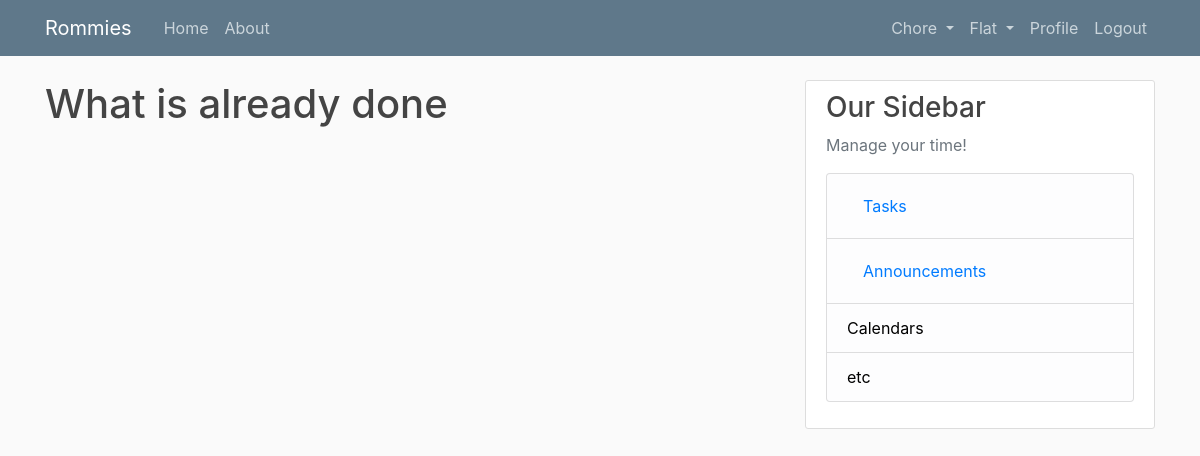
Before: /done_chores/ (signed in) with the older database file.
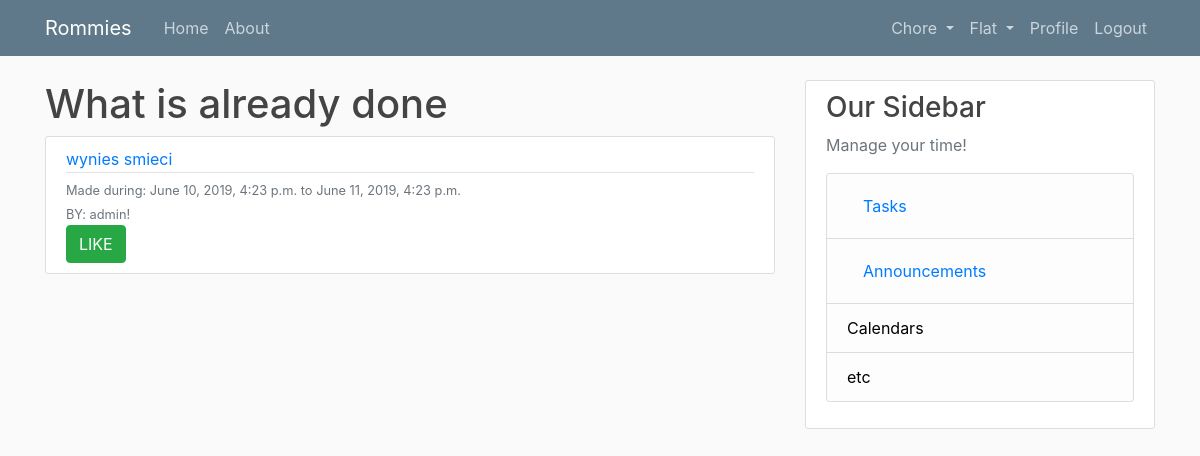
After: the same page with the newer database file.
### flat/models.py (models this page shows)
class SpecificChore(models.Model):
    user = models.ForeignKey(User, on_delete=models.CASCADE)
    flat = models.ForeignKey(Flat, on_delete=models.CASCADE)
    start = models.DateTimeField()
    end = models.DateTimeField()
    name = models.CharField(max_length=100)
    completed = models.BooleanField(default=False)
    likes = models.IntegerField(default=0)

### users/models.py (models this page shows, shortened)
class Profile(models.Model):
    user = models.OneToOneField(User, on_delete=models.CASCADE)
    image = models.ImageField(default='default.jpg', upload_to='profile_pics')
    flats = models.ManyToManyField(Flat, related_name='profiles')
    active_flat = models.ForeignKey(Flat, null=True, default=None,
                                    on_delete=models.SET_DEFAULT,
                                    related_name='active_profiles')
    def __str__(self):
        return f'{self.user.username}!'

### flat/views.py (the view)
# urls.py: path('done_chores/', views.done_chores, name='done-chores')
@login_required
def done_chores(request):
    if request.user.profile.active_flat is None:
        return redirect('new-flat')
    else:
        chores = SpecificChore.objects.filter(flat=request.user.profile.active_flat,
                                              completed=True).order_by('-start')
        context = {
            'chores': chores
        }
        return render(request, 'flat/done_chores.html', context)

### flat/templates/flat/done_chores.html
{% extends "flat/base.html" %}
{% block content %}
    <h1>What is already done</h1>
    {% for chore in chores %}
        <article class="media content-section">
          <div class="media-body">
            <div class="article-metadata">
              <a class="mr-2" href="#">{{ chore.name }}</a>
            </div>
               <small class="text-muted">
                   Made during: {{ chore.start }} to {{ chore.end }}
                   <br>
                   BY: {{ chore.user.profile }}
               </small>
              <br>
              <a href="#"><button type="submit" class="btn btn-success">LIKE</button></a>
          </div>
        </article>
    {% endfor %}
{% endblock content %}

Changed rows visible on the page:
added SpecificChore: name "wynies smieci", start "June 10, 2019, 4:23 p.m.", end "June 11, 2019, 4:23 p.m.", user.profile "admin!"
